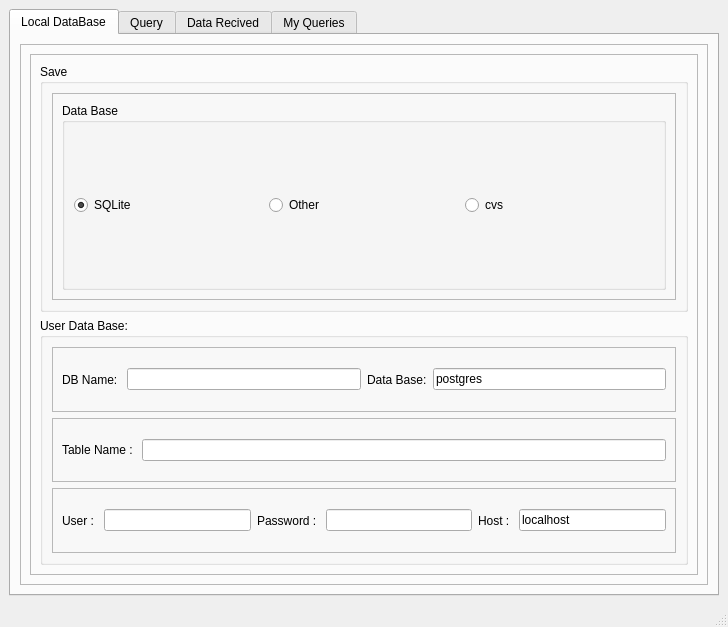
<?xml version="1.0" encoding="UTF-8"?>
<ui version="4.0">
 <class>MainWindow</class>
 <widget class="QMainWindow" name="MainWindow">
  <property name="geometry">
   <rect>
    <x>0</x>
    <y>0</y>
    <width>728</width>
    <height>627</height>
   </rect>
  </property>
  <property name="windowTitle">
   <string>SkyQuery</string>
  </property>
  <property name="windowIcon">
   <iconset>
    <normaloff>SkyQuery.ico</normaloff>SkyQuery.ico</iconset>
  </property>
  <widget class="QWidget" name="centralwidget">
   <layout class="QVBoxLayout" name="verticalLayout">
    <item>
     <widget class="QTabWidget" name="tabWidget">
      <property name="currentIndex">
       <number>0</number>
      </property>
      <widget class="QWidget" name="tab">
       <attribute name="title">
        <string>Local DataBase</string>
       </attribute>
       <layout class="QVBoxLayout" name="verticalLayout_15">
        <item>
         <widget class="QFrame" name="frame_4">
          <property name="frameShape">
           <enum>QFrame::StyledPanel</enum>
          </property>
          <property name="frameShadow">
           <enum>QFrame::Raised</enum>
          </property>
          <layout class="QVBoxLayout" name="verticalLayout_3">
           <item>
            <widget class="QFrame" name="frame_8">
             <property name="frameShape">
              <enum>QFrame::StyledPanel</enum>
             </property>
             <property name="frameShadow">
              <enum>QFrame::Raised</enum>
             </property>
             <layout class="QVBoxLayout" name="verticalLayout_4">
              <item>
               <widget class="QGroupBox" name="groupBox_5">
                <property name="title">
                 <string>Save</string>
                </property>
                <layout class="QVBoxLayout" name="verticalLayout_2">
                 <item>
                  <widget class="QFrame" name="frame_9">
                   <property name="frameShape">
                    <enum>QFrame::StyledPanel</enum>
                   </property>
                   <property name="frameShadow">
                    <enum>QFrame::Raised</enum>
                   </property>
                   <layout class="QHBoxLayout" name="horizontalLayout_4">
                    <item>
                     <widget class="QGroupBox" name="groupBox_6">
                      <property name="title">
                       <string>Data Base</string>
                      </property>
                      <layout class="QHBoxLayout" name="horizontalLayout">
                       <item>
                        <widget class="QRadioButton" name="radioButton">
                         <property name="text">
                          <string>SQLite</string>
                         </property>
                         <property name="checked">
                          <bool>true</bool>
                         </property>
                        </widget>
                       </item>
                       <item>
                        <widget class="QRadioButton" name="radioButton_2">
                         <property name="toolTip">
                          <string>&lt;html&gt;&lt;head/&gt;&lt;body&gt;&lt;p&gt;Another type of Data Base like mysql&lt;/p&gt;&lt;/body&gt;&lt;/html&gt;</string>
                         </property>
                         <property name="text">
                          <string>Other</string>
                         </property>
                         <property name="checked">
                          <bool>false</bool>
                         </property>
                        </widget>
                       </item>
                       <item>
                        <widget class="QRadioButton" name="radioButton_3">
                         <property name="toolTip">
                          <string>&lt;html&gt;&lt;head/&gt;&lt;body&gt;&lt;p&gt;Save data in a cvs file&lt;/p&gt;&lt;/body&gt;&lt;/html&gt;</string>
                         </property>
                         <property name="text">
                          <string>cvs</string>
                         </property>
                        </widget>
                       </item>
                      </layout>
                     </widget>
                    </item>
                   </layout>
                  </widget>
                 </item>
                </layout>
               </widget>
              </item>
              <item>
               <widget class="QGroupBox" name="groupBox">
                <property name="title">
                 <string>User Data Base:</string>
                </property>
                <layout class="QVBoxLayout" name="verticalLayout_5">
                 <item>
                  <widget class="QFrame" name="frame_10">
                   <property name="frameShape">
                    <enum>QFrame::StyledPanel</enum>
                   </property>
                   <property name="frameShadow">
                    <enum>QFrame::Raised</enum>
                   </property>
                   <layout class="QHBoxLayout" name="horizontalLayout_3">
                    <item>
                     <widget class="QLabel" name="label_2">
                      <property name="text">
                       <string>DB Name: </string>
                      </property>
                     </widget>
                    </item>
                    <item>
                     <widget class="QLineEdit" name="lineEdit_2">
                      <property name="toolTip">
                       <string>&lt;html&gt;&lt;head/&gt;&lt;body&gt;&lt;p&gt;The Name of Data Base where the data will be saved&lt;/p&gt;&lt;/body&gt;&lt;/html&gt;</string>
                      </property>
                     </widget>
                    </item>
                    <item>
                     <widget class="QLabel" name="label_6">
                      <property name="text">
                       <string>Data Base:</string>
                      </property>
                     </widget>
                    </item>
                    <item>
                     <widget class="QLineEdit" name="lineEdit_6">
                      <property name="toolTip">
                       <string>&lt;html&gt;&lt;head/&gt;&lt;body&gt;&lt;p&gt;The Data Base Name used: &lt;/p&gt;&lt;p align=&quot;center&quot;&gt;MySQL : mysql&lt;/p&gt;&lt;p align=&quot;center&quot;&gt;PostgresSQL: postgres&lt;/p&gt;&lt;p align=&quot;center&quot;&gt;MSSQL: mssql&lt;/p&gt;&lt;p align=&quot;center&quot;&gt;FireBird: firebird&lt;/p&gt;&lt;p align=&quot;center&quot;&gt;Oracle: oracle&lt;/p&gt;&lt;/body&gt;&lt;/html&gt;</string>
                      </property>
                      <property name="text">
                       <string>postgres</string>
                      </property>
                     </widget>
                    </item>
                   </layout>
                  </widget>
                 </item>
                 <item>
                  <widget class="QFrame" name="frame">
                   <property name="frameShape">
                    <enum>QFrame::StyledPanel</enum>
                   </property>
                   <property name="frameShadow">
                    <enum>QFrame::Raised</enum>
                   </property>
                   <layout class="QHBoxLayout" name="horizontalLayout_9">
                    <item>
                     <widget class="QLabel" name="label">
                      <property name="text">
                       <string>Table Name : </string>
                      </property>
                     </widget>
                    </item>
                    <item>
                     <widget class="QLineEdit" name="lineEdit"/>
                    </item>
                   </layout>
                  </widget>
                 </item>
                 <item>
                  <widget class="QFrame" name="frame_11">
                   <property name="frameShape">
                    <enum>QFrame::StyledPanel</enum>
                   </property>
                   <property name="frameShadow">
                    <enum>QFrame::Raised</enum>
                   </property>
                   <layout class="QHBoxLayout" name="horizontalLayout_5">
                    <item>
                     <widget class="QLabel" name="label_3">
                      <property name="text">
                       <string>User : </string>
                      </property>
                     </widget>
                    </item>
                    <item>
                     <widget class="QLineEdit" name="lineEdit_3"/>
                    </item>
                    <item>
                     <widget class="QLabel" name="label_4">
                      <property name="text">
                       <string>Password : </string>
                      </property>
                     </widget>
                    </item>
                    <item>
                     <widget class="QLineEdit" name="lineEdit_4">
                      <property name="contextMenuPolicy">
                       <enum>Qt::DefaultContextMenu</enum>
                      </property>
                      <property name="inputMask">
                       <string/>
                      </property>
                     </widget>
                    </item>
                    <item>
                     <widget class="QLabel" name="label_5">
                      <property name="text">
                       <string>Host : </string>
                      </property>
                     </widget>
                    </item>
                    <item>
                     <widget class="QLineEdit" name="lineEdit_5">
                      <property name="text">
                       <string>localhost</string>
                      </property>
                     </widget>
                    </item>
                   </layout>
                  </widget>
                 </item>
                </layout>
               </widget>
              </item>
             </layout>
            </widget>
           </item>
          </layout>
         </widget>
        </item>
       </layout>
      </widget>
      <widget class="QWidget" name="tab_3">
       <attribute name="title">
        <string>Query</string>
       </attribute>
       <layout class="QVBoxLayout" name="verticalLayout_7">
        <item>
         <widget class="QFrame" name="frame_5">
          <property name="frameShape">
           <enum>QFrame::StyledPanel</enum>
          </property>
          <property name="frameShadow">
           <enum>QFrame::Raised</enum>
          </property>
          <layout class="QVBoxLayout" name="verticalLayout_6">
           <item>
            <widget class="QGroupBox" name="groupBox_2">
             <property name="title">
              <string>Query</string>
             </property>
             <layout class="QHBoxLayout" name="horizontalLayout_6">
              <item>
               <widget class="QPlainTextEdit" name="plainTextEdit">
                <property name="plainText">
                 <string>SELECT  TOP 5 t.SpecObjID, t.ra, t.dec, mjd,plate,
fiberID,z,zErr,zConf,specClass
FROM Target as t
--Match to the tables with geometry and version information
inner JOIN Region as r on t.regionid = r.regionid
inner JOIN TargetInfo as ti on t.targetId = ti.targetid
-- Extract the TARGET photometry
inner JOIN TARGDR7..PhotoTag as p on ti.targetObjId = p.objID
-- Match to objetcs with spectroscopy
LEFT OUTER JOIN specObj as s on s.targetid = t.targetId
WHERE(
-- Restrict sample to target selection version v3_1_0
     r.regionid in (
         SELECT b.boxid FROM region2box as b, tilinggeometry as g
         WHERE b.boxtype = 'SECTOR'
         AND b.regiontype = 'TIPRIMARY' 
         AND b.id = g.tilinggeometryid 
         GROUP BY b.boxid
         HAVING MIN(g.targetversion) &gt;= 'v3_1_0'
     )
     AND
     -- Include only primary objects
         ((p.mode =1) AND (p.status &amp; 0x10) &gt; 0) AND ((p.status &amp; 0x2000) &gt; 0) 
     AND
     -- Include only explicit quasar targets
         ((p.primTarget &amp; 0x0000001f) &gt;0)
     AND 
     -- Include only quasar confirmed by spectral analisys
         (s.SpecClass &gt; 2)
    AND
         (s.SpecClass &lt; 5)
     AND
         (s.zConf &gt; 0.3)
    AND
        (s.z &gt; 0.0)
)
</string>
                </property>
               </widget>
              </item>
             </layout>
            </widget>
           </item>
           <item>
            <widget class="QFrame" name="frame_3">
             <property name="frameShape">
              <enum>QFrame::StyledPanel</enum>
             </property>
             <property name="frameShadow">
              <enum>QFrame::Raised</enum>
             </property>
             <layout class="QHBoxLayout" name="horizontalLayout_2">
              <item>
               <widget class="QPushButton" name="pushButton">
                <property name="text">
                 <string>Submit</string>
                </property>
               </widget>
              </item>
              <item>
               <widget class="QPushButton" name="pushButton_2">
                <property name="text">
                 <string>Save Query</string>
                </property>
               </widget>
              </item>
             </layout>
            </widget>
           </item>
          </layout>
         </widget>
        </item>
       </layout>
      </widget>
      <widget class="QWidget" name="tab_4">
       <attribute name="title">
        <string>Data Recived</string>
       </attribute>
       <layout class="QVBoxLayout" name="verticalLayout_8">
        <item>
         <widget class="QFrame" name="frame_7">
          <property name="frameShape">
           <enum>QFrame::StyledPanel</enum>
          </property>
          <property name="frameShadow">
           <enum>QFrame::Raised</enum>
          </property>
          <layout class="QVBoxLayout" name="verticalLayout_9">
           <item>
            <widget class="QFrame" name="frame_12">
             <property name="frameShape">
              <enum>QFrame::StyledPanel</enum>
             </property>
             <property name="frameShadow">
              <enum>QFrame::Raised</enum>
             </property>
             <layout class="QVBoxLayout" name="verticalLayout_10">
              <item>
               <widget class="QTextEdit" name="textEdit"/>
              </item>
             </layout>
            </widget>
           </item>
           <item>
            <widget class="QFrame" name="frame_13">
             <property name="frameShape">
              <enum>QFrame::StyledPanel</enum>
             </property>
             <property name="frameShadow">
              <enum>QFrame::Raised</enum>
             </property>
             <layout class="QVBoxLayout" name="verticalLayout_11">
              <item>
               <widget class="QPushButton" name="pushButton_3">
                <property name="text">
                 <string>Save Data</string>
                </property>
               </widget>
              </item>
             </layout>
            </widget>
           </item>
          </layout>
         </widget>
        </item>
       </layout>
      </widget>
      <widget class="QWidget" name="tab_5">
       <attribute name="title">
        <string>My Queries</string>
       </attribute>
       <layout class="QVBoxLayout" name="verticalLayout_12">
        <item>
         <widget class="QScrollArea" name="scrollArea">
          <property name="widgetResizable">
           <bool>true</bool>
          </property>
          <widget class="QWidget" name="scrollAreaWidgetContents">
           <property name="geometry">
            <rect>
             <x>0</x>
             <y>0</y>
             <width>686</width>
             <height>534</height>
            </rect>
           </property>
           <layout class="QHBoxLayout" name="horizontalLayout_7">
            <item>
             <widget class="QGroupBox" name="groupBox_4">
              <property name="title">
               <string>Queries</string>
              </property>
              <layout class="QVBoxLayout" name="verticalLayout_14">
               <item>
                <widget class="QListWidget" name="listWidget"/>
               </item>
               <item>
                <widget class="QPushButton" name="pushButton_5">
                 <property name="text">
                  <string>Search</string>
                 </property>
                </widget>
               </item>
              </layout>
             </widget>
            </item>
            <item>
             <widget class="QGroupBox" name="groupBox_3">
              <property name="title">
               <string>Selected Query</string>
              </property>
              <layout class="QVBoxLayout" name="verticalLayout_13">
               <item>
                <widget class="QTextEdit" name="textEdit_2"/>
               </item>
               <item>
                <widget class="QFrame" name="frame_14">
                 <property name="frameShape">
                  <enum>QFrame::StyledPanel</enum>
                 </property>
                 <property name="frameShadow">
                  <enum>QFrame::Raised</enum>
                 </property>
                 <layout class="QHBoxLayout" name="horizontalLayout_8">
                  <item>
                   <widget class="QPushButton" name="pushButton_4">
                    <property name="text">
                     <string>Submit Query</string>
                    </property>
                   </widget>
                  </item>
                  <item>
                   <widget class="QPushButton" name="pushButton_6">
                    <property name="text">
                     <string>Delete Query From DB</string>
                    </property>
                   </widget>
                  </item>
                 </layout>
                </widget>
               </item>
              </layout>
             </widget>
            </item>
           </layout>
          </widget>
         </widget>
        </item>
       </layout>
      </widget>
     </widget>
    </item>
   </layout>
  </widget>
  <widget class="QStatusBar" name="statusbar"/>
 </widget>
 <resources/>
 <connections/>
</ui>
